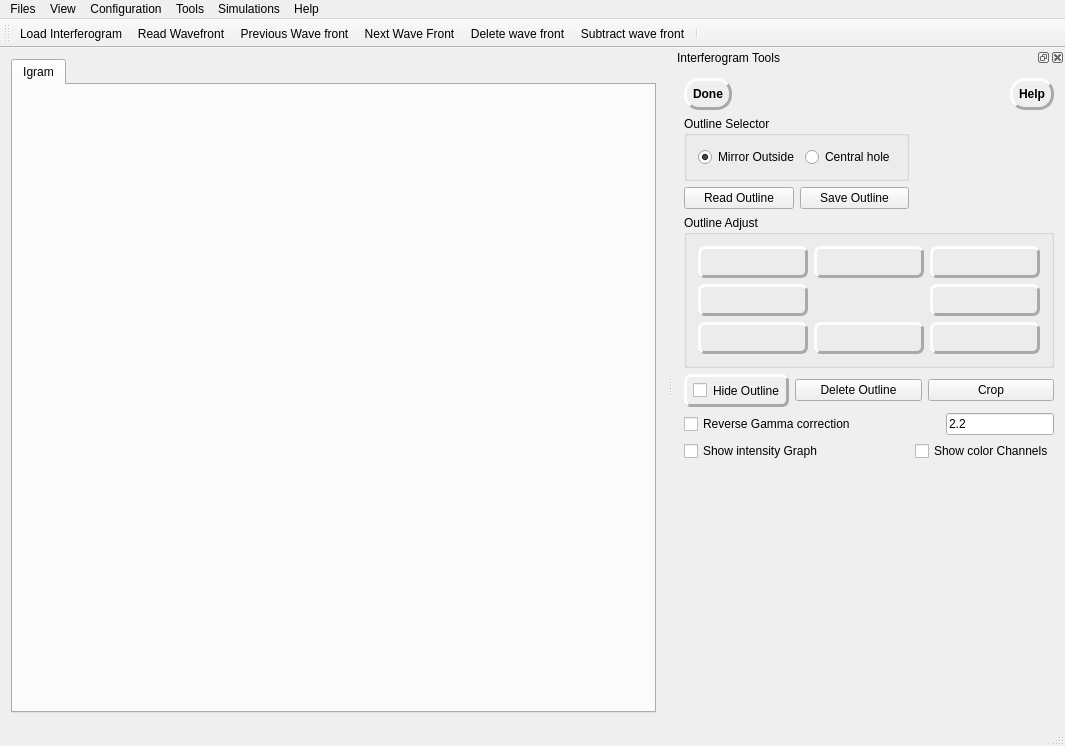
<?xml version="1.0" encoding="UTF-8"?>
<ui version="4.0">
 <class>MainWindow</class>
 <widget class="QMainWindow" name="MainWindow">
  <property name="geometry">
   <rect>
    <x>0</x>
    <y>0</y>
    <width>1065</width>
    <height>746</height>
   </rect>
  </property>
  <property name="sizePolicy">
   <sizepolicy hsizetype="Fixed" vsizetype="Preferred">
    <horstretch>0</horstretch>
    <verstretch>0</verstretch>
   </sizepolicy>
  </property>
  <property name="minimumSize">
   <size>
    <width>640</width>
    <height>640</height>
   </size>
  </property>
  <property name="windowTitle">
   <string>DFTFringe</string>
  </property>
  <widget class="QWidget" name="centralWidget">
   <layout class="QGridLayout" name="gridLayout">
    <item row="0" column="1">
     <widget class="QTabWidget" name="tabWidget">
      <property name="minimumSize">
       <size>
        <width>0</width>
        <height>0</height>
       </size>
      </property>
      <property name="toolTip">
       <string/>
      </property>
      <property name="styleSheet">
       <string notr="true"/>
      </property>
      <property name="currentIndex">
       <number>0</number>
      </property>
      <widget class="QWidget" name="IgramTab">
       <attribute name="title">
        <string>Igram</string>
       </attribute>
      </widget>
     </widget>
    </item>
   </layout>
  </widget>
  <widget class="QMenuBar" name="menuBar">
   <property name="geometry">
    <rect>
     <x>0</x>
     <y>0</y>
     <width>1065</width>
     <height>21</height>
    </rect>
   </property>
   <widget class="QMenu" name="menuFiles">
    <property name="title">
     <string>Files</string>
    </property>
    <addaction name="actionLoad_Interferogram"/>
    <addaction name="actionLoad_outline"/>
    <addaction name="actionRead_WaveFront"/>
    <addaction name="separator"/>
    <addaction name="actionSave_outline"/>
    <addaction name="actionSave_Wavefront"/>
    <addaction name="actionSave_screen"/>
    <addaction name="actionSave_interferogram"/>
    <addaction name="actionSave_nulled_smoothed_wavefront"/>
    <addaction name="separator"/>
    <addaction name="actionSave_PDF_report"/>
   </widget>
   <widget class="QMenu" name="menuView">
    <property name="title">
     <string>View</string>
    </property>
    <addaction name="separator"/>
    <addaction name="actionLighting_properties"/>
    <addaction name="actionError_Margins"/>
    <addaction name="actionShow_Statistics_of_Loaded_wavefronts"/>
   </widget>
   <widget class="QMenu" name="menuConfiguration">
    <property name="title">
     <string>Configuration</string>
    </property>
    <addaction name="actionMirror"/>
    <addaction name="actionPreferences"/>
   </widget>
   <widget class="QMenu" name="menuTools">
    <property name="title">
     <string>Tools</string>
    </property>
    <addaction name="actionNext_Wave_Front"/>
    <addaction name="actionPrevious_Wave_front"/>
    <addaction name="actionDelete_wave_front"/>
    <addaction name="actionSubtract_wave_front"/>
    <addaction name="actionWave_Front_Inspector"/>
    <addaction name="actionUser_Color_Map"/>
    <addaction name="actionTest_Stand_Astig_Removal"/>
    <addaction name="actionIterate_outline"/>
   </widget>
   <widget class="QMenu" name="menuSimulations">
    <property name="title">
     <string>Simulations</string>
    </property>
    <addaction name="actionIgram"/>
    <addaction name="actionWavefront"/>
   </widget>
   <widget class="QMenu" name="menuHelp">
    <property name="title">
     <string>Help</string>
    </property>
    <addaction name="actionAbout"/>
    <addaction name="actionHelp"/>
    <addaction name="actionVideos"/>
    <addaction name="actionVersion_History"/>
    <addaction name="actionLatest_Version"/>
   </widget>
   <addaction name="menuFiles"/>
   <addaction name="menuView"/>
   <addaction name="menuConfiguration"/>
   <addaction name="menuTools"/>
   <addaction name="menuSimulations"/>
   <addaction name="menuHelp"/>
  </widget>
  <widget class="QStatusBar" name="statusBar"/>
  <widget class="QDockWidget" name="outlineTools">
   <property name="sizePolicy">
    <sizepolicy hsizetype="Minimum" vsizetype="Preferred">
     <horstretch>0</horstretch>
     <verstretch>0</verstretch>
    </sizepolicy>
   </property>
   <property name="minimumSize">
    <size>
     <width>344</width>
     <height>867</height>
    </size>
   </property>
   <property name="whatsThis">
    <string/>
   </property>
   <property name="allowedAreas">
    <set>Qt::LeftDockWidgetArea|Qt::RightDockWidgetArea</set>
   </property>
   <property name="windowTitle">
    <string>Interferogram Tools</string>
   </property>
   <attribute name="dockWidgetArea">
    <number>2</number>
   </attribute>
   <widget class="QWidget" name="dockWidgetContents_2">
    <layout class="QGridLayout" name="gridLayout_2">
     <item row="0" column="0" colspan="2">
      <layout class="QHBoxLayout" name="horizontalLayout_6">
       <item>
        <widget class="QPushButton" name="pushButton">
         <property name="toolTip">
          <string>Crop to within 20 pixels of mirror outline and go to DFT analysis </string>
         </property>
         <property name="styleSheet">
          <string notr="true">QPushButton {border-style: outset;
border-width: 3px; border-radius:15px; border-color: darkgray;
font: bold 12px;
min-width: 5em;
padding: 6px;}
QPushButton:hover{rgb(85, 255, 255)}

</string>
         </property>
         <property name="text">
          <string>Done</string>
         </property>
        </widget>
       </item>
       <item>
        <spacer name="horizontalSpacer_7">
         <property name="orientation">
          <enum>Qt::Horizontal</enum>
         </property>
         <property name="sizeHint" stdset="0">
          <size>
           <width>40</width>
           <height>20</height>
          </size>
         </property>
        </spacer>
       </item>
       <item>
        <widget class="QPushButton" name="HelpOutlinePb">
         <property name="toolTip">
          <string>&lt;html&gt;&lt;head/&gt;&lt;body&gt;&lt;p&gt;&lt;div style = &quot;width: 300px&quot;;&gt;1. Load an interferogram image file.&lt;/p&gt;&lt;p&gt;Left click the mouse on one edge of the mirror.&lt;/p&gt;&lt;p&gt;With the left button down drag the mouse to the other side of the mirror.&lt;/p&gt;&lt;p&gt;scroll wheel will zoom the image.&lt;/p&gt;&lt;p&gt;[Shift] drag moves the circle.&lt;/p&gt;&lt;p&gt;[control] scroll wheel enlareges/shrink the circle.&lt;/p&gt;&lt;p&gt;Use the adjust buttons to modify the outline.&lt;/p&gt;&lt;p&gt;[ctrl z] Undo&lt;/p&gt;&lt;p&gt;[ctrl y] redo&lt;/p&gt;&lt;p&gt;&lt;br/&gt;&lt;/p&gt;&lt;/div&gt;&lt;/body&gt;&lt;/html&gt;</string>
         </property>
         <property name="styleSheet">
          <string notr="true">QPushButton {border-style: outset;
border-width: 3px; border-radius:15px; border-color: darkgray;
font: bold 12px;
min-width: 5em;
padding: 6px;}
QPushButton:hover{rgb(85, 255, 255)}</string>
         </property>
         <property name="text">
          <string>Help</string>
         </property>
        </widget>
       </item>
      </layout>
     </item>
     <item row="1" column="0">
      <widget class="QGroupBox" name="groupBox">
       <property name="sizePolicy">
        <sizepolicy hsizetype="Preferred" vsizetype="Minimum">
         <horstretch>0</horstretch>
         <verstretch>0</verstretch>
        </sizepolicy>
       </property>
       <property name="minimumSize">
        <size>
         <width>0</width>
         <height>0</height>
        </size>
       </property>
       <property name="maximumSize">
        <size>
         <width>16777215</width>
         <height>100</height>
        </size>
       </property>
       <property name="whatsThis">
        <string/>
       </property>
       <property name="title">
        <string>Outline Selector</string>
       </property>
       <layout class="QHBoxLayout" name="horizontalLayout">
        <item>
         <widget class="QRadioButton" name="SelectOutSideOutline">
          <property name="focusPolicy">
           <enum>Qt::NoFocus</enum>
          </property>
          <property name="toolTip">
           <string>&lt;html&gt;&lt;head/&gt;&lt;body&gt;&lt;p&gt;Selet the to edit the mirror's outside outline.&lt;/p&gt;&lt;/body&gt;&lt;/html&gt;</string>
          </property>
          <property name="statusTip">
           <string>Work on outside outline</string>
          </property>
          <property name="text">
           <string>Mirror Outside</string>
          </property>
          <property name="checked">
           <bool>true</bool>
          </property>
         </widget>
        </item>
        <item>
         <widget class="QRadioButton" name="SelectObsOutline">
          <property name="toolTip">
           <string>&lt;html&gt;&lt;head/&gt;&lt;body&gt;&lt;p&gt;Selet this to edit the center hole of the mirror if presen in the interferogramt.&lt;/p&gt;&lt;/body&gt;&lt;/html&gt;</string>
          </property>
          <property name="statusTip">
           <string>Work on center hole outline</string>
          </property>
          <property name="text">
           <string>Central hole</string>
          </property>
         </widget>
        </item>
       </layout>
      </widget>
     </item>
     <item row="2" column="0">
      <layout class="QHBoxLayout" name="horizontalLayout_4">
       <item>
        <widget class="QPushButton" name="pushButton_7">
         <property name="toolTip">
          <string>Read outline from a file.</string>
         </property>
         <property name="statusTip">
          <string>Read outline from file</string>
         </property>
         <property name="text">
          <string>Read Outline</string>
         </property>
        </widget>
       </item>
       <item>
        <widget class="QPushButton" name="saveOutline">
         <property name="toolTip">
          <string>Save outline to a file.</string>
         </property>
         <property name="text">
          <string>Save Outline</string>
         </property>
        </widget>
       </item>
      </layout>
     </item>
     <item row="3" column="0" colspan="2">
      <widget class="QGroupBox" name="groupBox_2">
       <property name="maximumSize">
        <size>
         <width>16777215</width>
         <height>200</height>
        </size>
       </property>
       <property name="sizeIncrement">
        <size>
         <width>0</width>
         <height>0</height>
        </size>
       </property>
       <property name="title">
        <string>Outline Adjust</string>
       </property>
       <layout class="QGridLayout" name="gridLayout_3">
        <item row="0" column="2">
         <widget class="QPushButton" name="undo">
          <property name="toolTip">
           <string>&lt;html&gt;&lt;head/&gt;&lt;body&gt;&lt;p&gt;Undo last outline modification&lt;/p&gt;&lt;/body&gt;&lt;/html&gt;</string>
          </property>
          <property name="statusTip">
           <string>Undo last modification</string>
          </property>
          <property name="styleSheet">
           <string notr="true"> border-style: outset;
 border-width: 3px;
 border-radius:7px;
 border-color: darkgray;
 min-width: 2
em;
 padding: 6px;</string>
          </property>
          <property name="text">
           <string/>
          </property>
          <property name="icon">
           <iconset resource="DFTResources.qrc">
            <normaloff>:/icons/res/1461975017_undo.png</normaloff>:/icons/res/1461975017_undo.png</iconset>
          </property>
          <property name="iconSize">
           <size>
            <width>30</width>
            <height>30</height>
           </size>
          </property>
         </widget>
        </item>
        <item row="0" column="3">
         <widget class="QPushButton" name="ShiftUp">
          <property name="sizePolicy">
           <sizepolicy hsizetype="Minimum" vsizetype="Fixed">
            <horstretch>0</horstretch>
            <verstretch>0</verstretch>
           </sizepolicy>
          </property>
          <property name="minimumSize">
           <size>
            <width>70</width>
            <height>0</height>
           </size>
          </property>
          <property name="toolTip">
           <string>Move outline up one pixel</string>
          </property>
          <property name="styleSheet">
           <string notr="true"> border-style: outset;
 border-width: 3px;
 border-radius:7px;
 border-color: darkgray;
 min-width: 4em;
 padding: 6px;</string>
          </property>
          <property name="text">
           <string/>
          </property>
          <property name="icon">
           <iconset resource="DFTResources.qrc">
            <normaloff>:/icons/res/1461974262_f-top_256.png</normaloff>:/icons/res/1461974262_f-top_256.png</iconset>
          </property>
          <property name="iconSize">
           <size>
            <width>30</width>
            <height>30</height>
           </size>
          </property>
         </widget>
        </item>
        <item row="1" column="2">
         <widget class="QPushButton" name="shiftLeft">
          <property name="enabled">
           <bool>false</bool>
          </property>
          <property name="minimumSize">
           <size>
            <width>70</width>
            <height>0</height>
           </size>
          </property>
          <property name="toolTip">
           <string>move outline left one pixel</string>
          </property>
          <property name="styleSheet">
           <string notr="true"> border-style: outset;
 border-width: 3px;
 border-radius:7px;
 border-color: darkgray;
 min-width: 4em;
 padding: 6px;</string>
          </property>
          <property name="text">
           <string/>
          </property>
          <property name="icon">
           <iconset resource="DFTResources.qrc">
            <normaloff>:/icons/res/1461974250_f-left_256.png</normaloff>:/icons/res/1461974250_f-left_256.png</iconset>
          </property>
          <property name="iconSize">
           <size>
            <width>30</width>
            <height>30</height>
           </size>
          </property>
         </widget>
        </item>
        <item row="2" column="2">
         <widget class="QPushButton" name="minus">
          <property name="toolTip">
           <string>Decrease outline radius 1 pixel</string>
          </property>
          <property name="whatsThis">
           <string>Decrease outline radius 1 pixel</string>
          </property>
          <property name="styleSheet">
           <string notr="true"> border-style: outset;
 border-width: 3px;
 border-radius:7px;
 border-color: darkgray;
 min-width: 4em;
 padding: 6px;</string>
          </property>
          <property name="text">
           <string/>
          </property>
          <property name="icon">
           <iconset resource="DFTResources.qrc">
            <normaloff>:/icons/res/1461975092_minimize.png</normaloff>:/icons/res/1461975092_minimize.png</iconset>
          </property>
          <property name="iconSize">
           <size>
            <width>30</width>
            <height>30</height>
           </size>
          </property>
         </widget>
        </item>
        <item row="2" column="3">
         <widget class="QPushButton" name="shiftDown">
          <property name="enabled">
           <bool>false</bool>
          </property>
          <property name="toolTip">
           <string>move outline down one pixel</string>
          </property>
          <property name="styleSheet">
           <string notr="true"> border-style: outset;
 border-width: 3px;
 border-radius:7px;
 border-color: darkgray;
 min-width: 4em;
 padding: 6px;</string>
          </property>
          <property name="text">
           <string/>
          </property>
          <property name="icon">
           <iconset resource="DFTResources.qrc">
            <normaloff>:/icons/res/1461974268_f-bottom_256.png</normaloff>:/icons/res/1461974268_f-bottom_256.png</iconset>
          </property>
          <property name="iconSize">
           <size>
            <width>30</width>
            <height>30</height>
           </size>
          </property>
         </widget>
        </item>
        <item row="2" column="4">
         <widget class="QPushButton" name="pluss">
          <property name="toolTip">
           <string>Expand outline radius 1 pixel</string>
          </property>
          <property name="statusTip">
           <string>Expand outline radius 1 pixel</string>
          </property>
          <property name="styleSheet">
           <string notr="true"> border-style: outset;
 border-width: 3px;
 border-radius:7px;
 border-color: darkgray;
 min-width: 4em;
 padding: 6px;</string>
          </property>
          <property name="text">
           <string/>
          </property>
          <property name="icon">
           <iconset resource="DFTResources.qrc">
            <normaloff>:/icons/res/1461975084_maximize.png</normaloff>:/icons/res/1461975084_maximize.png</iconset>
          </property>
          <property name="iconSize">
           <size>
            <width>30</width>
            <height>30</height>
           </size>
          </property>
         </widget>
        </item>
        <item row="1" column="4">
         <widget class="QPushButton" name="shiftRight">
          <property name="enabled">
           <bool>false</bool>
          </property>
          <property name="minimumSize">
           <size>
            <width>70</width>
            <height>0</height>
           </size>
          </property>
          <property name="toolTip">
           <string>move outline right one pixel</string>
          </property>
          <property name="styleSheet">
           <string notr="true"> border-style: outset;
 border-width: 3px;
 border-radius:7px;
 border-color: darkgray;
 min-width: 4em;
 padding: 6px;</string>
          </property>
          <property name="text">
           <string/>
          </property>
          <property name="icon">
           <iconset resource="DFTResources.qrc">
            <normaloff>:/icons/res/1461974256_f-right_256.png</normaloff>:/icons/res/1461974256_f-right_256.png</iconset>
          </property>
          <property name="iconSize">
           <size>
            <width>30</width>
            <height>30</height>
           </size>
          </property>
         </widget>
        </item>
        <item row="0" column="4">
         <widget class="QPushButton" name="Redo">
          <property name="toolTip">
           <string>Redo last modification</string>
          </property>
          <property name="styleSheet">
           <string notr="true"> border-style: outset;
 border-width: 3px;
 border-radius:7px;
 border-color: darkgray;
 min-width: 2em;
 padding: 6px;</string>
          </property>
          <property name="text">
           <string/>
          </property>
          <property name="icon">
           <iconset resource="DFTResources.qrc">
            <normaloff>:/icons/res/redo.png</normaloff>:/icons/res/redo.png</iconset>
          </property>
          <property name="iconSize">
           <size>
            <width>30</width>
            <height>30</height>
           </size>
          </property>
         </widget>
        </item>
       </layout>
      </widget>
     </item>
     <item row="4" column="0" colspan="2">
      <layout class="QHBoxLayout" name="horizontalLayout_5">
       <item>
        <widget class="QCheckBox" name="checkBox">
         <property name="sizePolicy">
          <sizepolicy hsizetype="Fixed" vsizetype="Fixed">
           <horstretch>0</horstretch>
           <verstretch>0</verstretch>
          </sizepolicy>
         </property>
         <property name="styleSheet">
          <string notr="true"> border-style: outset;
 border-width: 3px;
 border-radius:7px;
 border-color: darkgray;
 min-width: 4em;
 padding: 6px;</string>
         </property>
         <property name="text">
          <string>Hide Outline</string>
         </property>
         <property name="checkable">
          <bool>true</bool>
         </property>
        </widget>
       </item>
       <item>
        <widget class="QPushButton" name="pushButton_8">
         <property name="text">
          <string>Delete Outline</string>
         </property>
        </widget>
       </item>
       <item>
        <widget class="QPushButton" name="pushButton_5">
         <property name="toolTip">
          <string>Crop image to within 20 pixels of outline.</string>
         </property>
         <property name="text">
          <string>Crop</string>
         </property>
        </widget>
       </item>
      </layout>
     </item>
     <item row="5" column="0" colspan="2">
      <layout class="QHBoxLayout" name="horizontalLayout_7">
       <item>
        <widget class="QCheckBox" name="reverseGammaCB">
         <property name="sizePolicy">
          <sizepolicy hsizetype="Minimum" vsizetype="Fixed">
           <horstretch>0</horstretch>
           <verstretch>0</verstretch>
          </sizepolicy>
         </property>
         <property name="toolTip">
          <string>Enable Reverse gamma</string>
         </property>
         <property name="text">
          <string>Reverse Gamma correction</string>
         </property>
        </widget>
       </item>
       <item>
        <widget class="QLineEdit" name="gammaValue">
         <property name="sizePolicy">
          <sizepolicy hsizetype="Maximum" vsizetype="Fixed">
           <horstretch>0</horstretch>
           <verstretch>0</verstretch>
          </sizepolicy>
         </property>
         <property name="whatsThis">
          <string>Reverse Gamma value</string>
         </property>
         <property name="text">
          <string>2.2</string>
         </property>
        </widget>
       </item>
      </layout>
     </item>
     <item row="6" column="0">
      <widget class="QCheckBox" name="showIntensity">
       <property name="whatsThis">
        <string>Show intensity graph of cross section of interferogram</string>
       </property>
       <property name="text">
        <string>Show intensity Graph</string>
       </property>
      </widget>
     </item>
     <item row="6" column="1">
      <widget class="QCheckBox" name="showChannels">
       <property name="whatsThis">
        <string>Show each of the color channels of interferogram</string>
       </property>
       <property name="text">
        <string>Show color Channels</string>
       </property>
      </widget>
     </item>
     <item row="7" column="0">
      <widget class="QLabel" name="dftThumb">
       <property name="minimumSize">
        <size>
         <width>0</width>
         <height>240</height>
        </size>
       </property>
       <property name="text">
        <string/>
       </property>
      </widget>
     </item>
     <item row="8" column="1">
      <spacer name="verticalSpacer">
       <property name="orientation">
        <enum>Qt::Vertical</enum>
       </property>
       <property name="sizeHint" stdset="0">
        <size>
         <width>20</width>
         <height>233</height>
        </size>
       </property>
      </spacer>
     </item>
    </layout>
   </widget>
  </widget>
  <widget class="QToolBar" name="toolBar">
   <property name="windowTitle">
    <string>toolBar</string>
   </property>
   <property name="toolTip">
    <string>Crop to mirror outline and go to DFT analysis</string>
   </property>
   <property name="whatsThis">
    <string/>
   </property>
   <property name="iconSize">
    <size>
     <width>40</width>
     <height>40</height>
    </size>
   </property>
   <attribute name="toolBarArea">
    <enum>TopToolBarArea</enum>
   </attribute>
   <attribute name="toolBarBreak">
    <bool>false</bool>
   </attribute>
   <addaction name="actionLoad_Interferogram"/>
   <addaction name="actionRead_WaveFront"/>
   <addaction name="actionPrevious_Wave_front"/>
   <addaction name="actionNext_Wave_Front"/>
   <addaction name="actionDelete_wave_front"/>
   <addaction name="actionSubtract_wave_front"/>
   <addaction name="separator"/>
  </widget>
  <action name="actionLoad_Interferogram">
   <property name="icon">
    <iconset resource="DFTResources.qrc">
     <normaloff>:/icons/igram6.png</normaloff>:/icons/igram6.png</iconset>
   </property>
   <property name="text">
    <string>Load Interferogram</string>
   </property>
   <property name="toolTip">
    <string>Load One or more interferograms.  If more than one then they will be processed as a batch.</string>
   </property>
  </action>
  <action name="actionLoad_outline">
   <property name="text">
    <string>Load outline</string>
   </property>
  </action>
  <action name="actionWrite_wavefront">
   <property name="text">
    <string>Save WaveFront</string>
   </property>
  </action>
  <action name="actionWrite_WaveFront">
   <property name="text">
    <string>Write WaveFront</string>
   </property>
  </action>
  <action name="actionSave_outline">
   <property name="text">
    <string>Save outline</string>
   </property>
  </action>
  <action name="actionOutline_tools">
   <property name="text">
    <string>outline tools</string>
   </property>
  </action>
  <action name="actionSurface_Tool_bar">
   <property name="text">
    <string>Surface Tool bar</string>
   </property>
  </action>
  <action name="actionMirror">
   <property name="text">
    <string>Mirror</string>
   </property>
  </action>
  <action name="actionPreferences">
   <property name="text">
    <string>Preferences</string>
   </property>
  </action>
  <action name="actionRead_WaveFront">
   <property name="text">
    <string>Read Wavefront</string>
   </property>
  </action>
  <action name="actionNext_Wave_Front">
   <property name="icon">
    <iconset resource="DFTResources.qrc">
     <normaloff>:/icons/Button-Next-icon.png</normaloff>:/icons/Button-Next-icon.png</iconset>
   </property>
   <property name="text">
    <string>Next Wave Front</string>
   </property>
  </action>
  <action name="actionPrevious_Wave_front">
   <property name="icon">
    <iconset>
     <normalon>:/icons/Button-Previous-icon.png</normalon>
    </iconset>
   </property>
   <property name="text">
    <string>Previous Wave front</string>
   </property>
  </action>
  <action name="actionDelete_wave_front">
   <property name="icon">
    <iconset resource="DFTResources.qrc">
     <normaloff>:/icons/Button-Close-icon.png</normaloff>:/icons/Button-Close-icon.png</iconset>
   </property>
   <property name="text">
    <string>Delete wave front</string>
   </property>
   <property name="toolTip">
    <string>Delete current wave front</string>
   </property>
  </action>
  <action name="actionSubtract_wave_front">
   <property name="text">
    <string>Subtract wave front</string>
   </property>
  </action>
  <action name="actionIgram">
   <property name="text">
    <string>Igram</string>
   </property>
  </action>
  <action name="actionSave_All_WaveFront_stats">
   <property name="text">
    <string>Save All WaveFront stats</string>
   </property>
  </action>
  <action name="actionSave_Wavefront">
   <property name="text">
    <string>Save Wavefront</string>
   </property>
  </action>
  <action name="actionLighting_properties">
   <property name="checkable">
    <bool>false</bool>
   </property>
   <property name="text">
    <string>lighting properties</string>
   </property>
  </action>
  <action name="actionSave_screen">
   <property name="text">
    <string>save screen</string>
   </property>
  </action>
  <action name="actionSave_interferogram">
   <property name="text">
    <string>Save interferogram</string>
   </property>
  </action>
  <action name="actionWavefront">
   <property name="text">
    <string>wavefront</string>
   </property>
  </action>
  <action name="actionWave_Front_Inspector">
   <property name="text">
    <string>Wave Front Inspector</string>
   </property>
  </action>
  <action name="actionUser_Color_Map">
   <property name="text">
    <string>User Color Map</string>
   </property>
  </action>
  <action name="actionSave_nulled_smoothed_wavefront">
   <property name="text">
    <string>save nulled smoothed wavefront</string>
   </property>
  </action>
  <action name="actionTest_Stand_Astig_Removal">
   <property name="text">
    <string>Test Stand Astig Removal</string>
   </property>
  </action>
  <action name="actionSave_PDF_report">
   <property name="text">
    <string>Save PDF report</string>
   </property>
  </action>
  <action name="actionAbout">
   <property name="text">
    <string>About</string>
   </property>
  </action>
  <action name="actionHelp">
   <property name="text">
    <string>Help</string>
   </property>
  </action>
  <action name="actionVideos">
   <property name="text">
    <string>Videos</string>
   </property>
  </action>
  <action name="actionError_Margins">
   <property name="text">
    <string>Error Margins</string>
   </property>
  </action>
  <action name="actionXxxxx">
   <property name="text">
    <string>xxxxx</string>
   </property>
  </action>
  <action name="actionXxxxx_2">
   <property name="text">
    <string>xxxxx</string>
   </property>
  </action>
  <action name="actionBatch_Process_Interferograms">
   <property name="text">
    <string>Batch Process Interferograms</string>
   </property>
  </action>
  <action name="actionVersion_History">
   <property name="text">
    <string>Version History</string>
   </property>
  </action>
  <action name="actionSpeciall_for_Dale">
   <property name="text">
    <string>Speciall for Dale</string>
   </property>
  </action>
  <action name="actionIterate_outline">
   <property name="text">
    <string>Outline Helper</string>
   </property>
   <property name="toolTip">
    <string>step the outline from -5 to + 5 pixels radius</string>
   </property>
  </action>
  <action name="actionLatest_Version">
   <property name="text">
    <string>Latest Version</string>
   </property>
  </action>
  <action name="actionShow_Statistics_of_Loaded_wavefronts">
   <property name="text">
    <string>Show Statistics of Loaded wavefronts</string>
   </property>
  </action>
 </widget>
 <layoutdefault spacing="6" margin="11"/>
 <resources>
  <include location="DFTResources.qrc"/>
 </resources>
 <connections/>
</ui>
